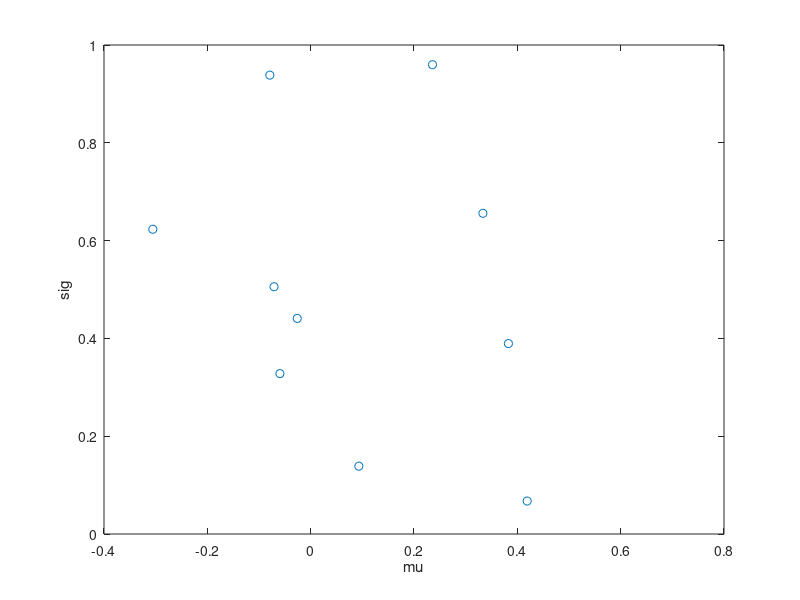

The MATLAB source for this figure: (Note: this script raises an error after producing the figure.)
%% For example, generate a random set of mu and sigma values and plot a
% scatter plot. The interaction data will show plots of a gaussian
% distribution with the parameters corresponding to the datapoints on the
% left.
clearvars
close all
plot_data = rand(10,2); plot_data(:,1) = plot_data(:,1) - 0.5;
plot(plot_data(:,1),plot_data(:,2),'o')
xlabel('mu'); ylabel('sig')

 x = -1:0.01:1;

for i = 1:size(plot_data,1)
    interaction_data{i} = [x(:),reshape(normpdf(x,plot_data(i,1),plot_data(i,2)),[],1)];
end

add_plot_interaction(gca,interaction_data)

xlabel('Interaction Term X')
ylabel('Interaction Term Y')

%% Visualise mu*sigma of a 2d gaussian with sigma values varying on the x and mu on the y axes
close all
clearvars

murange = 0:0.02:1;
sigrange = 0:0.01:1;

[sig,mu] = meshgrid(sigrange,murange);
ellipt = mu.*sig;

imagesc(ellipt)
xlabel('Sig. 1')
ylabel('Sig. 2')
title('Ellipticity of gaussian')

xrange = 0:0.01:1;
interaction_data = cell(length(sigrange),length(murange));
for i = 1:length(sigrange)
    for j = 1:length(murange)
        interaction_data{i,j} = [xrange;normpdf(xrange,murange(j),sigrange(i))];
    end
end

add_plot_interaction(gca,interaction_data)
xlabel('X')
ylabel('Y')

%% Visualise ellipticity of a 2d gaussian varying sigma 1 and sigma 2
close all
clearvars

mu = 0.5;

sigrange1 = 0:0.01:1;
sigrange2 = 0:0.01:2;

[sig1,sig2] = meshgrid(sigrange1,sigrange2);
ellipt = sig1.*sig2;

imagesc(ellipt)
xlabel('Sig. 1')
ylabel('Sig. 2')
title('Ellipticity of gaussian')

xrange = 0:0.01:1;
yrange = 0:0.01:2;
[xm,ym] = meshgrid(xrange,yrange);

interaction_data = cell(length(sigrange1),length(sigrange2));
for i = 1:length(sigrange1)
    for j = 1:length(sigrange2)
        interaction_data{i,j} = normpdf(xm,mu,sigrange1(i)).*normpdf(ym,mu,sigrange2(j));
    end
end

add_plot_interaction(gca,interaction_data)
xlabel('X')
ylabel('Y')

%% Add multiple interaction windows
clearvars
close all
plot_data = rand(10,2); plot_data(:,1) = plot_data(:,1) - 0.5;
plot(plot_data(:,1),plot_data(:,2),'o');
xlabel('mu'); ylabel('sig')

title('Reference Window')

 x = -1:0.01:1;

% First window
for i = 1:size(plot_data,1)
    interaction_data1{i} = [x(:),reshape(normpdf(x,plot_data(i,1),plot_data(i,2)),[],1)];
end

add_plot_interaction(gca,interaction_data1)

xlabel('Interaction Term X')
ylabel('Interaction Term Y')

title('Interaction Window 1')

% Second window
[xm,ym] = meshgrid(x);

for i = 1:size(plot_data,1)
    interaction_data2{i} = normpdf(xm,plot_data(i,1),plot_data(i,2)).*normpdf(ym,plot_data(i,1),plot_data(i,2));
end

add_plot_interaction(gca,interaction_data2)

xlabel('Interaction Term X')
ylabel('Interaction Term Y')

title('Interaction window 2')

suptitle('Interaction figure with multiple viewing windows')
